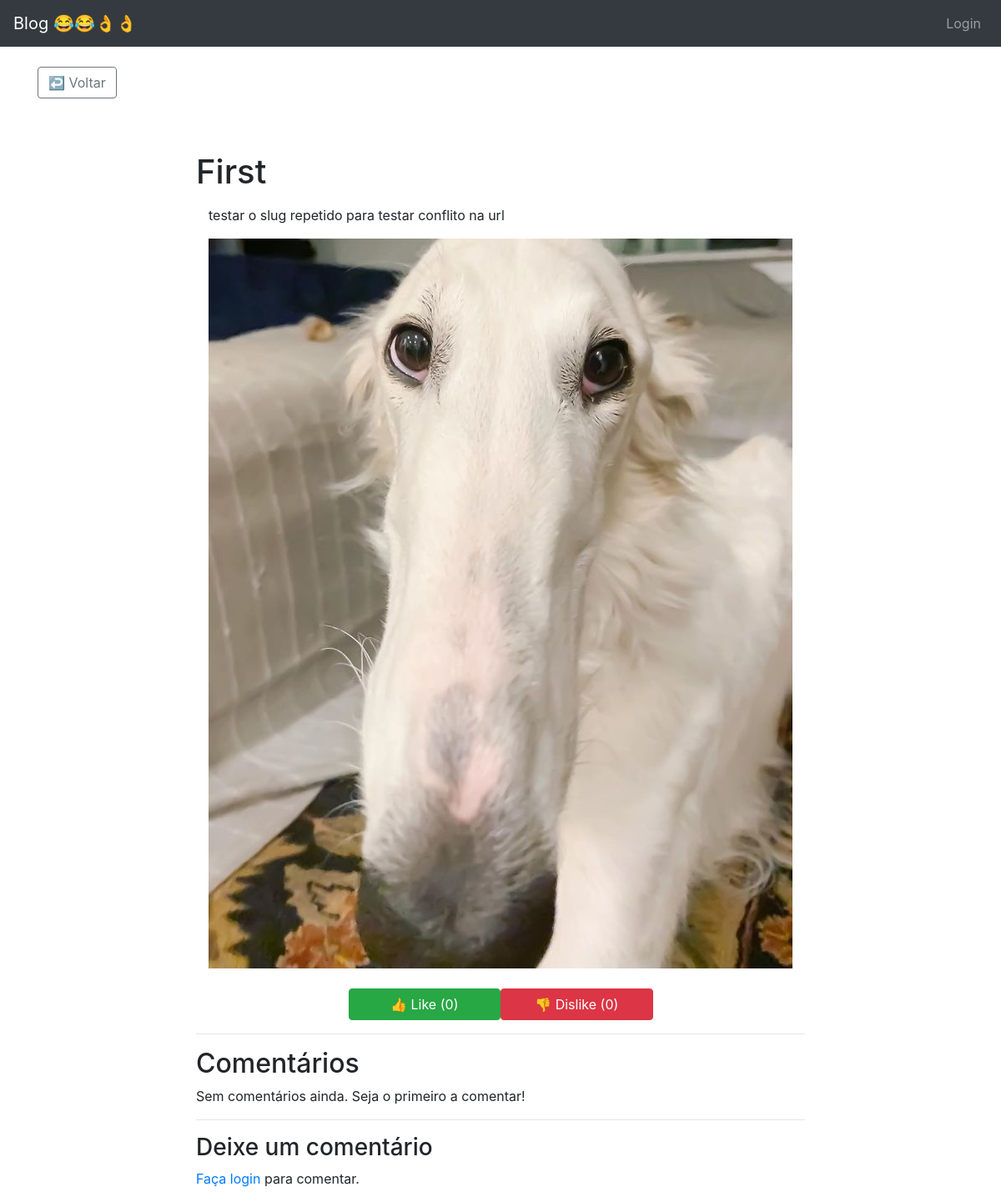
The app's page /first-2053/, older data.
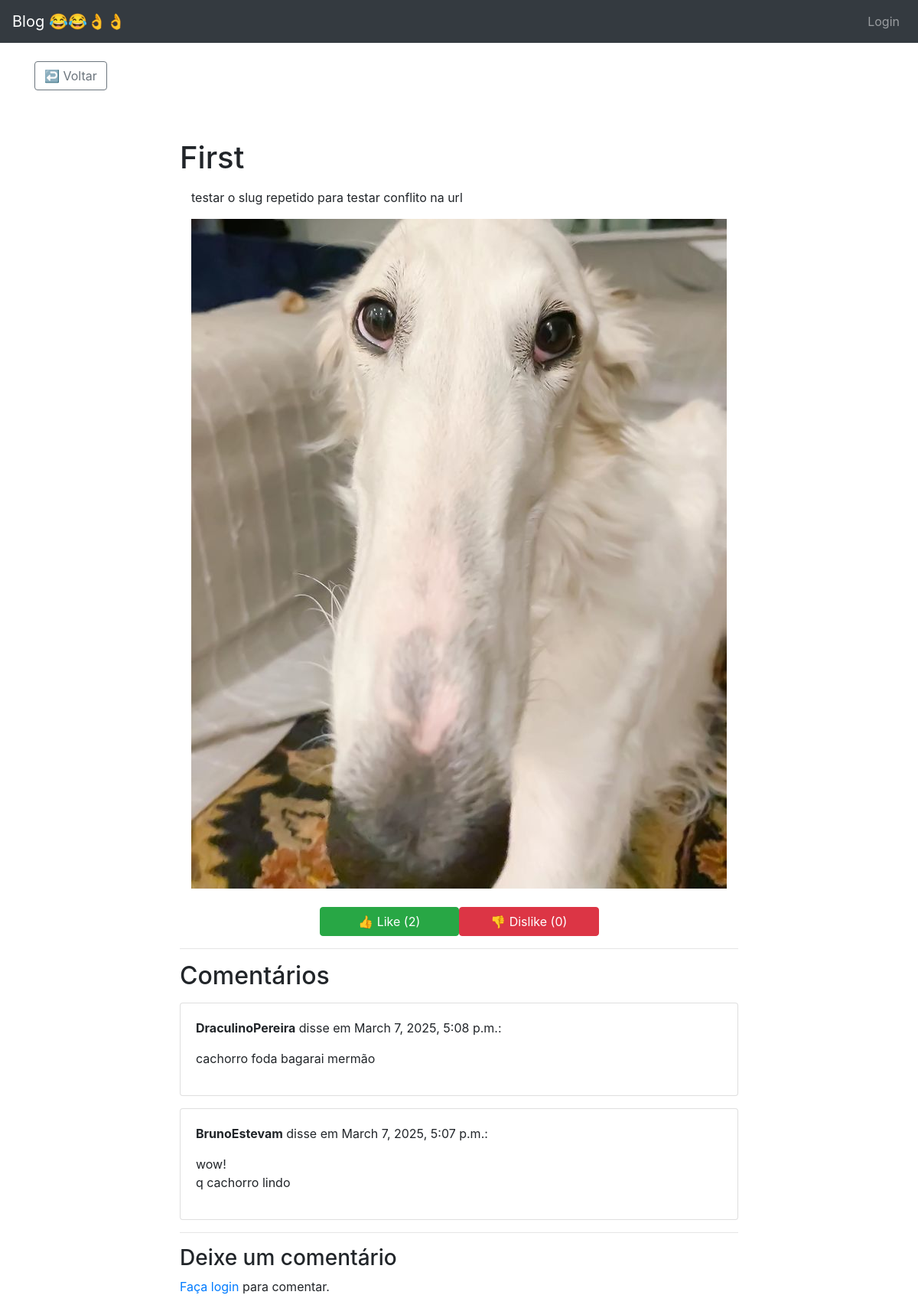
The same page, newer data.
### blog/models.py (models this page shows, shortened)
class Post(models.Model):
    class NewManager(models.Manager):
        def get_queryset(self):
            return super().get_queryset().filter(status='published')
    options = (
        ('draft', 'Draft'),
        ('published', 'Published'),
    )
    title = models.CharField(max_length=255)
    excerpt = models.TextField(null=True)
    slug = models.SlugField(max_length=255, unique=True, blank=True)
    publish = models.DateTimeField(default=timezone.now)
    author = models.ForeignKey(User, on_delete=models.CASCADE, related_name='blog_posts')
    content = models.TextField()
    status = models.CharField(max_length=10, choices=options, default='draft')
    objects = models.Manager()
    newmanager = NewManager()
    likes = models.ManyToManyField(User, related_name='post_likes', blank=True)
    dislikes = models.ManyToManyField(User, related_name='post_dislikes', blank=True)
    image = models.ImageField(upload_to='post_images/', blank=True, null=True)
    def total_likes(self):
        return self.likes.count()
    def total_dislikes(self):
        return self.dislikes.count()
    class Meta:
        ordering = ('-publish',)

class Comment(models.Model):
    post = models.ForeignKey('Post', on_delete=models.CASCADE, related_name='comments')
    author = models.ForeignKey(User, on_delete=models.CASCADE)
    content = models.TextField()
    created_at = models.DateTimeField(auto_now_add=True)

### blog/views.py (the view)
# urls.py: path('<slug:post_slug>/', post_single, name='post_single'),
def post_single(request, post_slug):
    post = get_object_or_404(Post, slug=post_slug)
    comments = Comment.objects.filter(post=post).order_by('-created_at')
    if request.method == 'POST':
        comment_form = CommentForm(request.POST)
        if comment_form.is_valid():
            comment = comment_form.save(commit=False)
            comment.post = post
            comment.author = request.user
            comment.save()
            messages.success(request, "Comentário adicionado com sucesso!")
            return redirect('blog:post_single', post_slug=post.slug)
    else:
        comment_form = CommentForm()
    return render(request, 'blog/post_single.html', {
        'post': post,
        'comments': comments,
        'comment_form': comment_form
    })

### blog/templates/blog/post_single.html (shortened to what this page needs)
{% extends "base.html" %}
{% block content %}
<div class="container">
    <br>
    <div class="d-flex justify-content-start mb-3">
        <a href="{% url 'blog:homepage' %}" class="btn btn-outline-secondary">↩️ Voltar</a>
    </div>
    <div class="row justify-content-md-center pt-5">
        <div class="col-md-8">
            <h1 class="mb-3">{{ post.title }}</h1>
            <div class="col-12">
                <p>{{ post.content|safe }}</p>
                {% if post.image %}
                <img src="{{ post.image.url }}" class="img-fluid" alt="{{ post.title }}">
                {% endif %}
            </div>
            <div class="d-flex flex-wrap gap-2 justify-content-center mt-4">
                <button class="btn btn-success like-btn w-25" data-slug="{{ post.slug }}">
                    👍 Like (<span class="like-count">{{ post.total_likes }}</span>)
                </button>
                <button class="btn btn-danger dislike-btn w-25" data-slug="{{ post.slug }}">
                    👎 Dislike (<span class="dislike-count">{{ post.total_dislikes }}</span>)
                </button>
            </div>
            <hr>
            <h2>Comentários</h2>
            {% for comment in comments %}
            <div class="card my-3" id="comment-{{ comment.id }}">
                <div class="card-body">
                    <p><strong>{{ comment.author }}</strong> disse em {{ comment.created_at }}:</p>
                    <p>{{ comment.content|linebreaks }}</p>
                </div>
            </div>
            {% empty %}
            <p>Sem comentários ainda. Seja o primeiro a comentar!</p>
            {% endfor %}
            <hr>
            <h3>Deixe um comentário</h3>
            {% if user.is_authenticated %}
            <form method="post">
                {% csrf_token %}
                <div class="mb-3">
                    <label for="id_content" class="form-label">Seu comentário:</label>
                    <textarea name="content" id="id_content" class="form-control" rows="3" required
                        style="resize: none;"></textarea>
                </div>
                <button type="submit" class="btn btn-primary">Enviar</button>
            </form>
            {% else %}
            <p><a href="{% url 'blog:login' %}">Faça login</a> para comentar.</p>
            {% endif %}
        </div>
    </div>
</div>
{% endblock %}

### blog/templates/base.html (shortened to what this page needs)
<!doctype html>
<html lang="en">
<head>
    <link rel="stylesheet" href="https://stackpath.bootstrapcdn.com/bootstrap/4.4.1/css/bootstrap.min.css"
>
</head>
<body>
    <nav class="navbar navbar-expand-lg navbar-dark bg-dark">
        <a class="navbar-brand" href="http://127.0.0.1:8000/">Blog 😂😂👌👌</a>
        <div class="collapse navbar-collapse" id="navbarSupportedContent">
            <ul class="navbar-nav ml-auto">
                {% if user.is_authenticated %}
                <li class="nav-item">
                    <span class="navbar-text text-white mr-3">Bem-vindo, {{ user.username }}!</span>
                </li>
                <li class="nav-item">
                    <a class="nav-link" href="{% url 'blog:logout' %}"
                        onclick="event.preventDefault(); document.getElementById('logout-form').submit();">
                        Logout
                    </a>
                    <form id="logout-form" action="{% url 'blog:logout' %}" method="post" style="display: none;">
                        {% csrf_token %}
                    </form>
                </li>
                {% else %}
                <li class="nav-item">
                    <a class="nav-link" href="{% url 'blog:login' %}">Login</a>
                </li>
                {% endif %}
            </ul>
        </div>
    </nav>
    {% block content %}
    {% endblock %}
</body>
</html>

Row changes from the older to the newer data that the page shows:
computed for Post "First": total_likes "0" → "2"
added Comment: author "DraculinoPereira", created_at "March 7, 2025, 5:08 p.m.", content "cachorro foda bagarai mermão"
added Comment: author "BrunoEstevam", created_at "March 7, 2025, 5:07 p.m.", content "wow! q cachorro lindo"
Text that changed along with them:
text no longer shown: "Sem comentários ainda. Seja o primeiro a comentar!"
